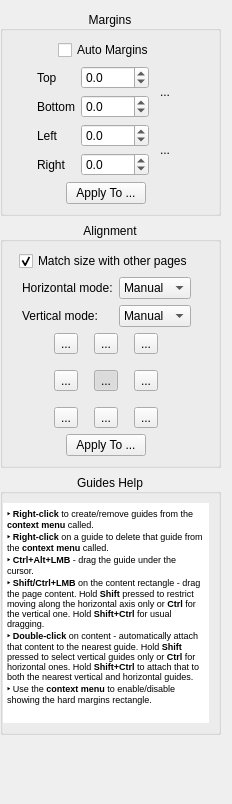
<?xml version="1.0" encoding="UTF-8"?>
<ui version="4.0">
 <class>page_layout::OptionsWidget</class>
 <widget class="QWidget" name="page_layout::OptionsWidget">
  <property name="geometry">
   <rect>
    <x>0</x>
    <y>0</y>
    <width>232</width>
    <height>804</height>
   </rect>
  </property>
  <property name="windowTitle">
   <string>Form</string>
  </property>
  <layout class="QVBoxLayout" name="verticalLayout_4">
   <property name="leftMargin">
    <number>0</number>
   </property>
   <item>
    <widget class="CollapsibleGroupBox" name="marginsGroup">
     <property name="title">
      <string>Margins</string>
     </property>
     <property name="alignment">
      <set>Qt::AlignCenter</set>
     </property>
     <layout class="QVBoxLayout" name="verticalLayout">
      <property name="leftMargin">
       <number>0</number>
      </property>
      <item>
       <layout class="QHBoxLayout" name="horizontalLayout">
        <item>
         <spacer name="horizontalSpacer_4">
          <property name="orientation">
           <enum>Qt::Horizontal</enum>
          </property>
          <property name="sizeHint" stdset="0">
           <size>
            <width>1</width>
            <height>1</height>
           </size>
          </property>
         </spacer>
        </item>
        <item>
         <widget class="QCheckBox" name="autoMargins">
          <property name="text">
           <string>Auto Margins</string>
          </property>
          <property name="checked">
           <bool>false</bool>
          </property>
         </widget>
        </item>
        <item>
         <spacer name="horizontalSpacer_2">
          <property name="orientation">
           <enum>Qt::Horizontal</enum>
          </property>
          <property name="sizeHint" stdset="0">
           <size>
            <width>1</width>
            <height>1</height>
           </size>
          </property>
         </spacer>
        </item>
       </layout>
      </item>
      <item>
       <layout class="QHBoxLayout" name="horizontalLayout_2">
        <item>
         <spacer name="horizontalSpacer_3">
          <property name="orientation">
           <enum>Qt::Horizontal</enum>
          </property>
          <property name="sizeHint" stdset="0">
           <size>
            <width>1</width>
            <height>1</height>
           </size>
          </property>
         </spacer>
        </item>
        <item>
         <layout class="QGridLayout" name="gridLayout">
          <item row="0" column="2" rowspan="2">
           <widget class="QToolButton" name="topBottomLink">
            <property name="minimumSize">
             <size>
              <width>20</width>
              <height>36</height>
             </size>
            </property>
            <property name="maximumSize">
             <size>
              <width>20</width>
              <height>36</height>
             </size>
            </property>
            <property name="styleSheet">
             <string notr="true">QToolButton:!hover {
  padding: 0;
  border: none;
  background-color: transparent;
}

QToolButton:hover {
  padding: 0;
  border: 1px solid palette(highlight);
  background-color: palette(base);
}

QToolButton:pressed {
  padding: 0;
  border: 1px solid palette(highlight);
  background-color: palette(alternative-base);
}</string>
            </property>
            <property name="text">
             <string>...</string>
            </property>
            <property name="icon">
             <iconset resource="../../../resources/resources.qrc">
              <normaloff>:/icons/stock-vchain.svg</normaloff>:/icons/stock-vchain.svg</iconset>
            </property>
            <property name="iconSize">
             <size>
              <width>18</width>
              <height>24</height>
             </size>
            </property>
           </widget>
          </item>
          <item row="0" column="0">
           <widget class="QLabel" name="label">
            <property name="text">
             <string>Top</string>
            </property>
           </widget>
          </item>
          <item row="3" column="0">
           <widget class="QLabel" name="label_4">
            <property name="text">
             <string>Right</string>
            </property>
           </widget>
          </item>
          <item row="2" column="0">
           <widget class="QLabel" name="label_3">
            <property name="text">
             <string>Left</string>
            </property>
           </widget>
          </item>
          <item row="2" column="2" rowspan="2">
           <widget class="QToolButton" name="leftRightLink">
            <property name="minimumSize">
             <size>
              <width>20</width>
              <height>36</height>
             </size>
            </property>
            <property name="maximumSize">
             <size>
              <width>20</width>
              <height>36</height>
             </size>
            </property>
            <property name="styleSheet">
             <string notr="true">QToolButton:!hover {
  padding: 0;
  border: none;
  background-color: transparent;
}

QToolButton:hover {
  padding: 0;
  border: 1px solid palette(highlight);
  background-color: palette(base);
}

QToolButton:pressed {
  padding: 0;
  border: 1px solid palette(highlight);
  background-color: palette(alternative-base);
}</string>
            </property>
            <property name="text">
             <string>...</string>
            </property>
            <property name="icon">
             <iconset resource="../../../resources/resources.qrc">
              <normaloff>:/icons/stock-vchain.svg</normaloff>:/icons/stock-vchain.svg</iconset>
            </property>
            <property name="iconSize">
             <size>
              <width>18</width>
              <height>24</height>
             </size>
            </property>
            <property name="checked">
             <bool>false</bool>
            </property>
           </widget>
          </item>
          <item row="0" column="1">
           <widget class="QDoubleSpinBox" name="topMarginSpinBox">
            <property name="decimals">
             <number>1</number>
            </property>
            <property name="minimum">
             <double>-9999.000000000000000</double>
            </property>
            <property name="maximum">
             <double>9999.000000000000000</double>
            </property>
           </widget>
          </item>
          <item row="1" column="1">
           <widget class="QDoubleSpinBox" name="bottomMarginSpinBox">
            <property name="decimals">
             <number>1</number>
            </property>
            <property name="minimum">
             <double>-9999.000000000000000</double>
            </property>
            <property name="maximum">
             <double>9999.000000000000000</double>
            </property>
           </widget>
          </item>
          <item row="2" column="1">
           <widget class="QDoubleSpinBox" name="leftMarginSpinBox">
            <property name="decimals">
             <number>1</number>
            </property>
            <property name="minimum">
             <double>-9999.000000000000000</double>
            </property>
            <property name="maximum">
             <double>9999.000000000000000</double>
            </property>
           </widget>
          </item>
          <item row="1" column="0">
           <widget class="QLabel" name="label_2">
            <property name="text">
             <string>Bottom</string>
            </property>
           </widget>
          </item>
          <item row="3" column="1">
           <widget class="QDoubleSpinBox" name="rightMarginSpinBox">
            <property name="decimals">
             <number>1</number>
            </property>
            <property name="minimum">
             <double>-9999.000000000000000</double>
            </property>
            <property name="maximum">
             <double>9999.000000000000000</double>
            </property>
           </widget>
          </item>
         </layout>
        </item>
        <item>
         <spacer name="horizontalSpacer">
          <property name="orientation">
           <enum>Qt::Horizontal</enum>
          </property>
          <property name="sizeHint" stdset="0">
           <size>
            <width>1</width>
            <height>1</height>
           </size>
          </property>
         </spacer>
        </item>
       </layout>
      </item>
      <item>
       <layout class="QHBoxLayout" name="horizontalLayout_5">
        <item>
         <spacer name="horizontalSpacer_9">
          <property name="orientation">
           <enum>Qt::Horizontal</enum>
          </property>
          <property name="sizeHint" stdset="0">
           <size>
            <width>1</width>
            <height>1</height>
           </size>
          </property>
         </spacer>
        </item>
        <item>
         <widget class="QPushButton" name="applyMarginsBtn">
          <property name="text">
           <string>Apply To ...</string>
          </property>
         </widget>
        </item>
        <item>
         <spacer name="horizontalSpacer_10">
          <property name="orientation">
           <enum>Qt::Horizontal</enum>
          </property>
          <property name="sizeHint" stdset="0">
           <size>
            <width>1</width>
            <height>1</height>
           </size>
          </property>
         </spacer>
        </item>
       </layout>
      </item>
     </layout>
    </widget>
   </item>
   <item>
    <widget class="CollapsibleGroupBox" name="alignmentGroup">
     <property name="title">
      <string>Alignment</string>
     </property>
     <property name="alignment">
      <set>Qt::AlignCenter</set>
     </property>
     <layout class="QVBoxLayout" name="verticalLayout_2">
      <property name="leftMargin">
       <number>0</number>
      </property>
      <property name="topMargin">
       <number>9</number>
      </property>
      <property name="rightMargin">
       <number>9</number>
      </property>
      <item>
       <layout class="QHBoxLayout" name="horizontalLayout_7">
        <item>
         <spacer name="horizontalSpacer_7">
          <property name="orientation">
           <enum>Qt::Horizontal</enum>
          </property>
          <property name="sizeHint" stdset="0">
           <size>
            <width>1</width>
            <height>1</height>
           </size>
          </property>
         </spacer>
        </item>
        <item>
         <widget class="QCheckBox" name="alignWithOthersCB">
          <property name="text">
           <string>Match size with other pages</string>
          </property>
          <property name="checked">
           <bool>true</bool>
          </property>
         </widget>
        </item>
        <item>
         <spacer name="horizontalSpacer_8">
          <property name="orientation">
           <enum>Qt::Horizontal</enum>
          </property>
          <property name="sizeHint" stdset="0">
           <size>
            <width>1</width>
            <height>1</height>
           </size>
          </property>
         </spacer>
        </item>
       </layout>
      </item>
      <item>
       <layout class="QHBoxLayout" name="horizontalLayout_9">
        <item>
         <spacer name="horizontalSpacer_17">
          <property name="orientation">
           <enum>Qt::Horizontal</enum>
          </property>
          <property name="sizeHint" stdset="0">
           <size>
            <width>1</width>
            <height>1</height>
           </size>
          </property>
         </spacer>
        </item>
        <item>
         <layout class="QGridLayout" name="gridLayout_3">
          <item row="0" column="0">
           <widget class="QLabel" name="hAlignmentModeLabel">
            <property name="text">
             <string>Horizontal mode:</string>
            </property>
           </widget>
          </item>
          <item row="1" column="0">
           <widget class="QLabel" name="vAlignmentModeLabel">
            <property name="text">
             <string>Vertical mode:</string>
            </property>
           </widget>
          </item>
          <item row="0" column="1">
           <widget class="QComboBox" name="hAlignmentModeCB">
            <property name="currentIndex">
             <number>1</number>
            </property>
            <item>
             <property name="text">
              <string comment="auto">Auto</string>
             </property>
            </item>
            <item>
             <property name="text">
              <string comment="manual">Manual</string>
             </property>
            </item>
            <item>
             <property name="text">
              <string comment="original">Original</string>
             </property>
            </item>
           </widget>
          </item>
          <item row="1" column="1">
           <widget class="QComboBox" name="vAlignmentModeCB">
            <property name="currentIndex">
             <number>1</number>
            </property>
            <item>
             <property name="text">
              <string comment="auto">Auto</string>
             </property>
            </item>
            <item>
             <property name="text">
              <string comment="manual">Manual</string>
             </property>
            </item>
            <item>
             <property name="text">
              <string comment="original">Original</string>
             </property>
            </item>
           </widget>
          </item>
         </layout>
        </item>
        <item>
         <spacer name="horizontalSpacer_18">
          <property name="orientation">
           <enum>Qt::Horizontal</enum>
          </property>
          <property name="sizeHint" stdset="0">
           <size>
            <width>1</width>
            <height>1</height>
           </size>
          </property>
         </spacer>
        </item>
       </layout>
      </item>
      <item>
       <layout class="QHBoxLayout" name="horizontalLayout_4">
        <item>
         <spacer name="horizontalSpacer_6">
          <property name="orientation">
           <enum>Qt::Horizontal</enum>
          </property>
          <property name="sizeHint" stdset="0">
           <size>
            <width>1</width>
            <height>1</height>
           </size>
          </property>
         </spacer>
        </item>
        <item>
         <layout class="QGridLayout" name="gridLayout_2">
          <property name="spacing">
           <number>16</number>
          </property>
          <item row="0" column="0">
           <widget class="QToolButton" name="alignTopLeftBtn">
            <property name="text">
             <string>...</string>
            </property>
            <property name="icon">
             <iconset resource="../../../resources/resources.qrc">
              <normaloff>:/icons/stock-gravity-north-west.svg</normaloff>:/icons/stock-gravity-north-west.svg</iconset>
            </property>
            <property name="iconSize">
             <size>
              <width>24</width>
              <height>24</height>
             </size>
            </property>
            <property name="checkable">
             <bool>true</bool>
            </property>
            <property name="autoExclusive">
             <bool>true</bool>
            </property>
           </widget>
          </item>
          <item row="0" column="1">
           <widget class="QToolButton" name="alignTopBtn">
            <property name="text">
             <string>...</string>
            </property>
            <property name="icon">
             <iconset resource="../../../resources/resources.qrc">
              <normaloff>:/icons/stock-gravity-north.svg</normaloff>:/icons/stock-gravity-north.svg</iconset>
            </property>
            <property name="iconSize">
             <size>
              <width>24</width>
              <height>24</height>
             </size>
            </property>
            <property name="checkable">
             <bool>true</bool>
            </property>
            <property name="autoExclusive">
             <bool>true</bool>
            </property>
           </widget>
          </item>
          <item row="0" column="2">
           <widget class="QToolButton" name="alignTopRightBtn">
            <property name="text">
             <string>...</string>
            </property>
            <property name="icon">
             <iconset resource="../../../resources/resources.qrc">
              <normaloff>:/icons/stock-gravity-north-east.svg</normaloff>:/icons/stock-gravity-north-east.svg</iconset>
            </property>
            <property name="iconSize">
             <size>
              <width>24</width>
              <height>24</height>
             </size>
            </property>
            <property name="checkable">
             <bool>true</bool>
            </property>
            <property name="autoExclusive">
             <bool>true</bool>
            </property>
           </widget>
          </item>
          <item row="1" column="0">
           <widget class="QToolButton" name="alignLeftBtn">
            <property name="text">
             <string>...</string>
            </property>
            <property name="icon">
             <iconset resource="../../../resources/resources.qrc">
              <normaloff>:/icons/stock-gravity-west.svg</normaloff>:/icons/stock-gravity-west.svg</iconset>
            </property>
            <property name="iconSize">
             <size>
              <width>24</width>
              <height>24</height>
             </size>
            </property>
            <property name="checkable">
             <bool>true</bool>
            </property>
            <property name="autoExclusive">
             <bool>true</bool>
            </property>
           </widget>
          </item>
          <item row="1" column="1">
           <widget class="QToolButton" name="alignCenterBtn">
            <property name="text">
             <string>...</string>
            </property>
            <property name="icon">
             <iconset resource="../../../resources/resources.qrc">
              <normaloff>:/icons/stock-center.svg</normaloff>:/icons/stock-center.svg</iconset>
            </property>
            <property name="iconSize">
             <size>
              <width>24</width>
              <height>24</height>
             </size>
            </property>
            <property name="checkable">
             <bool>true</bool>
            </property>
            <property name="checked">
             <bool>true</bool>
            </property>
            <property name="autoExclusive">
             <bool>true</bool>
            </property>
           </widget>
          </item>
          <item row="1" column="2">
           <widget class="QToolButton" name="alignRightBtn">
            <property name="text">
             <string>...</string>
            </property>
            <property name="icon">
             <iconset resource="../../../resources/resources.qrc">
              <normaloff>:/icons/stock-gravity-east.svg</normaloff>:/icons/stock-gravity-east.svg</iconset>
            </property>
            <property name="iconSize">
             <size>
              <width>24</width>
              <height>24</height>
             </size>
            </property>
            <property name="checkable">
             <bool>true</bool>
            </property>
            <property name="autoExclusive">
             <bool>true</bool>
            </property>
           </widget>
          </item>
          <item row="2" column="0">
           <widget class="QToolButton" name="alignBottomLeftBtn">
            <property name="text">
             <string>...</string>
            </property>
            <property name="icon">
             <iconset resource="../../../resources/resources.qrc">
              <normaloff>:/icons/stock-gravity-south-west.svg</normaloff>:/icons/stock-gravity-south-west.svg</iconset>
            </property>
            <property name="iconSize">
             <size>
              <width>24</width>
              <height>24</height>
             </size>
            </property>
            <property name="checkable">
             <bool>true</bool>
            </property>
            <property name="autoExclusive">
             <bool>true</bool>
            </property>
           </widget>
          </item>
          <item row="2" column="1">
           <widget class="QToolButton" name="alignBottomBtn">
            <property name="text">
             <string>...</string>
            </property>
            <property name="icon">
             <iconset resource="../../../resources/resources.qrc">
              <normaloff>:/icons/stock-gravity-south.svg</normaloff>:/icons/stock-gravity-south.svg</iconset>
            </property>
            <property name="iconSize">
             <size>
              <width>24</width>
              <height>24</height>
             </size>
            </property>
            <property name="checkable">
             <bool>true</bool>
            </property>
            <property name="autoExclusive">
             <bool>true</bool>
            </property>
           </widget>
          </item>
          <item row="2" column="2">
           <widget class="QToolButton" name="alignBottomRightBtn">
            <property name="text">
             <string>...</string>
            </property>
            <property name="icon">
             <iconset resource="../../../resources/resources.qrc">
              <normaloff>:/icons/stock-gravity-south-east.svg</normaloff>:/icons/stock-gravity-south-east.svg</iconset>
            </property>
            <property name="iconSize">
             <size>
              <width>24</width>
              <height>24</height>
             </size>
            </property>
            <property name="checkable">
             <bool>true</bool>
            </property>
            <property name="autoExclusive">
             <bool>true</bool>
            </property>
           </widget>
          </item>
         </layout>
        </item>
        <item>
         <spacer name="horizontalSpacer_5">
          <property name="orientation">
           <enum>Qt::Horizontal</enum>
          </property>
          <property name="sizeHint" stdset="0">
           <size>
            <width>1</width>
            <height>1</height>
           </size>
          </property>
         </spacer>
        </item>
       </layout>
      </item>
      <item>
       <layout class="QHBoxLayout" name="horizontalLayout_6">
        <item>
         <spacer name="horizontalSpacer_11">
          <property name="orientation">
           <enum>Qt::Horizontal</enum>
          </property>
          <property name="sizeHint" stdset="0">
           <size>
            <width>1</width>
            <height>1</height>
           </size>
          </property>
         </spacer>
        </item>
        <item>
         <widget class="QPushButton" name="applyAlignmentBtn">
          <property name="text">
           <string>Apply To ...</string>
          </property>
         </widget>
        </item>
        <item>
         <spacer name="horizontalSpacer_12">
          <property name="orientation">
           <enum>Qt::Horizontal</enum>
          </property>
          <property name="sizeHint" stdset="0">
           <size>
            <width>1</width>
            <height>1</height>
           </size>
          </property>
         </spacer>
        </item>
       </layout>
      </item>
     </layout>
    </widget>
   </item>
   <item>
    <widget class="CollapsibleGroupBox" name="groupBox">
     <property name="sizePolicy">
      <sizepolicy hsizetype="Preferred" vsizetype="Preferred">
       <horstretch>0</horstretch>
       <verstretch>0</verstretch>
      </sizepolicy>
     </property>
     <property name="title">
      <string>Guides Help</string>
     </property>
     <property name="alignment">
      <set>Qt::AlignCenter</set>
     </property>
     <layout class="QVBoxLayout" name="verticalLayout_6">
      <property name="leftMargin">
       <number>0</number>
      </property>
      <property name="sizeConstraint">
       <enum>QLayout::SetDefaultConstraint</enum>
      </property>
      <item>
       <widget class="QTextBrowser" name="textBrowser">
        <property name="sizePolicy">
         <sizepolicy hsizetype="Expanding" vsizetype="Expanding">
          <horstretch>0</horstretch>
          <verstretch>0</verstretch>
         </sizepolicy>
        </property>
        <property name="minimumSize">
         <size>
          <width>0</width>
          <height>220</height>
         </size>
        </property>
        <property name="baseSize">
         <size>
          <width>0</width>
          <height>0</height>
         </size>
        </property>
        <property name="acceptDrops">
         <bool>false</bool>
        </property>
        <property name="toolTip">
         <string/>
        </property>
        <property name="toolTipDuration">
         <number>-1</number>
        </property>
        <property name="statusTip">
         <string/>
        </property>
        <property name="autoFillBackground">
         <bool>false</bool>
        </property>
        <property name="frameShape">
         <enum>QFrame::NoFrame</enum>
        </property>
        <property name="frameShadow">
         <enum>QFrame::Plain</enum>
        </property>
        <property name="verticalScrollBarPolicy">
         <enum>Qt::ScrollBarAlwaysOff</enum>
        </property>
        <property name="horizontalScrollBarPolicy">
         <enum>Qt::ScrollBarAlwaysOff</enum>
        </property>
        <property name="sizeAdjustPolicy">
         <enum>QAbstractScrollArea::AdjustToContentsOnFirstShow</enum>
        </property>
        <property name="autoFormatting">
         <set>QTextEdit::AutoNone</set>
        </property>
        <property name="lineWrapMode">
         <enum>QTextEdit::WidgetWidth</enum>
        </property>
        <property name="readOnly">
         <bool>true</bool>
        </property>
        <property name="html">
         <string>&lt;!DOCTYPE HTML PUBLIC &quot;-//W3C//DTD HTML 4.0//EN&quot; &quot;http://www.w3.org/TR/REC-html40/strict.dtd&quot;&gt;
&lt;html&gt;&lt;head&gt;&lt;meta name=&quot;qrichtext&quot; content=&quot;1&quot; /&gt;&lt;style type=&quot;text/css&quot;&gt;
p, li { white-space: pre-wrap; }
&lt;/style&gt;&lt;/head&gt;&lt;body style=&quot; font-family:'MS Shell Dlg 2'; font-size:8.25pt; font-weight:400; font-style:normal;&quot;&gt;
&lt;p style=&quot; margin-top:0px; margin-bottom:0px; margin-left:0px; margin-right:0px; -qt-block-indent:0; text-indent:0px;&quot;&gt;&lt;span style=&quot; font-size:7pt; font-weight:600;&quot;&gt;‣ Right-click&lt;/span&gt;&lt;span style=&quot; font-size:7pt;&quot;&gt; to create/remove guides from the &lt;/span&gt;&lt;span style=&quot; font-size:7pt; font-weight:600;&quot;&gt;context menu&lt;/span&gt;&lt;span style=&quot; font-size:7pt;&quot;&gt; called.&lt;/span&gt;&lt;/p&gt;
&lt;p style=&quot; margin-top:0px; margin-bottom:0px; margin-left:0px; margin-right:0px; -qt-block-indent:0; text-indent:0px;&quot;&gt;&lt;span style=&quot; font-size:7pt; font-weight:600;&quot;&gt;‣ Right-click&lt;/span&gt;&lt;span style=&quot; font-size:7pt;&quot;&gt; on a guide to delete that guide from the &lt;/span&gt;&lt;span style=&quot; font-size:7pt; font-weight:600;&quot;&gt;context menu&lt;/span&gt;&lt;span style=&quot; font-size:7pt;&quot;&gt; called.&lt;/span&gt;&lt;/p&gt;
&lt;p style=&quot; margin-top:0px; margin-bottom:0px; margin-left:0px; margin-right:0px; -qt-block-indent:0; text-indent:0px;&quot;&gt;&lt;span style=&quot; font-size:7pt; font-weight:600;&quot;&gt;‣ Ctrl+Alt+LMB&lt;/span&gt;&lt;span style=&quot; font-size:7pt;&quot;&gt; - drag the guide under the cursor.&lt;/span&gt;&lt;/p&gt;
&lt;p style=&quot; margin-top:0px; margin-bottom:0px; margin-left:0px; margin-right:0px; -qt-block-indent:0; text-indent:0px;&quot;&gt;&lt;span style=&quot; font-size:7pt; font-weight:600;&quot;&gt;‣ Shift/Ctrl+LMB&lt;/span&gt;&lt;span style=&quot; font-size:7pt;&quot;&gt; on the content rectangle - drag the page content. Hold &lt;/span&gt;&lt;span style=&quot; font-size:7pt; font-weight:600;&quot;&gt;Shift&lt;/span&gt;&lt;span style=&quot; font-size:7pt;&quot;&gt; pressed to restrict moving along the horizontal axis only or &lt;/span&gt;&lt;span style=&quot; font-size:7pt; font-weight:600;&quot;&gt;Ctrl&lt;/span&gt;&lt;span style=&quot; font-size:7pt;&quot;&gt; for the vertical one. Hold &lt;/span&gt;&lt;span style=&quot; font-size:7pt; font-weight:600;&quot;&gt;Shift+Ctrl&lt;/span&gt;&lt;span style=&quot; font-size:7pt;&quot;&gt; for usual dragging.&lt;/span&gt;&lt;/p&gt;
&lt;p style=&quot; margin-top:0px; margin-bottom:0px; margin-left:0px; margin-right:0px; -qt-block-indent:0; text-indent:0px;&quot;&gt;&lt;span style=&quot; font-size:7pt; font-weight:600;&quot;&gt;‣ Double-click&lt;/span&gt;&lt;span style=&quot; font-size:7pt;&quot;&gt; on content - automatically attach that content to the nearest guide. Hold &lt;/span&gt;&lt;span style=&quot; font-size:7pt; font-weight:600;&quot;&gt;Shift&lt;/span&gt;&lt;span style=&quot; font-size:7pt;&quot;&gt; pressed to select vertical guides only or &lt;/span&gt;&lt;span style=&quot; font-size:7pt; font-weight:600;&quot;&gt;Ctrl&lt;/span&gt;&lt;span style=&quot; font-size:7pt;&quot;&gt; for horizontal ones. Hold &lt;/span&gt;&lt;span style=&quot; font-size:7pt; font-weight:600;&quot;&gt;Shift+Ctrl&lt;/span&gt;&lt;span style=&quot; font-size:7pt;&quot;&gt; to attach that to both the nearest vertical and horizontal guides.&lt;/span&gt;&lt;/p&gt;
&lt;p style=&quot; margin-top:0px; margin-bottom:0px; margin-left:0px; margin-right:0px; -qt-block-indent:0; text-indent:0px;&quot;&gt;&lt;span style=&quot; font-size:7pt; font-weight:600;&quot;&gt;‣&lt;/span&gt;&lt;span style=&quot; font-size:7pt;&quot;&gt; Use the &lt;/span&gt;&lt;span style=&quot; font-size:7pt; font-weight:600;&quot;&gt;context menu&lt;/span&gt;&lt;span style=&quot; font-size:7pt;&quot;&gt; to enable/disable showing the hard margins rectangle.&lt;/span&gt;&lt;/p&gt;&lt;/body&gt;&lt;/html&gt;</string>
        </property>
        <property name="textInteractionFlags">
         <set>Qt::TextSelectableByKeyboard|Qt::TextSelectableByMouse</set>
        </property>
       </widget>
      </item>
     </layout>
    </widget>
   </item>
   <item>
    <spacer name="verticalSpacer">
     <property name="orientation">
      <enum>Qt::Vertical</enum>
     </property>
     <property name="sizeHint" stdset="0">
      <size>
       <width>188</width>
       <height>11</height>
      </size>
     </property>
    </spacer>
   </item>
  </layout>
 </widget>
 <customwidgets>
  <customwidget>
   <class>CollapsibleGroupBox</class>
   <extends>QGroupBox</extends>
   <header location="global">CollapsibleGroupBox.h</header>
   <container>1</container>
  </customwidget>
 </customwidgets>
 <resources>
  <include location="../../../resources/resources.qrc"/>
 </resources>
 <connections/>
</ui>
